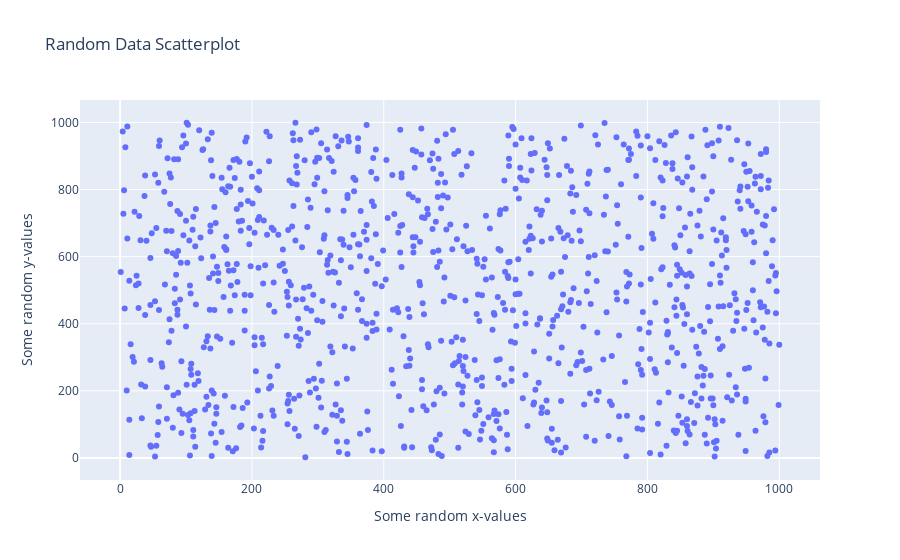

This figure's notebook cell:
### Code cell
# Create a fig from the data and layout. Then plot the fig
# create the figure
fig = go.Figure(data=data, layout=layout)
fig.show()

### Figure 1 — Plotly figure (JSON) as saved in the notebook; plotly's stock layout.template omitted (floating-point values rounded to 4 significant figures; data arrays with more than 128 entries replaced by an {"elided": "..."} marker saying what was removed)
{"data": [{"mode": "markers", "type": "scatter", "x": {"elided": "1000 int values"}, "y": {"elided": "1000 int values"}}], "layout": {"hovermode": "closest", "title": {"text": "Random Data Scatterplot"}, "xaxis": {"title": {"text": "Some random x-values"}}, "yaxis": {"title": {"text": "Some random y-values"}}}}
